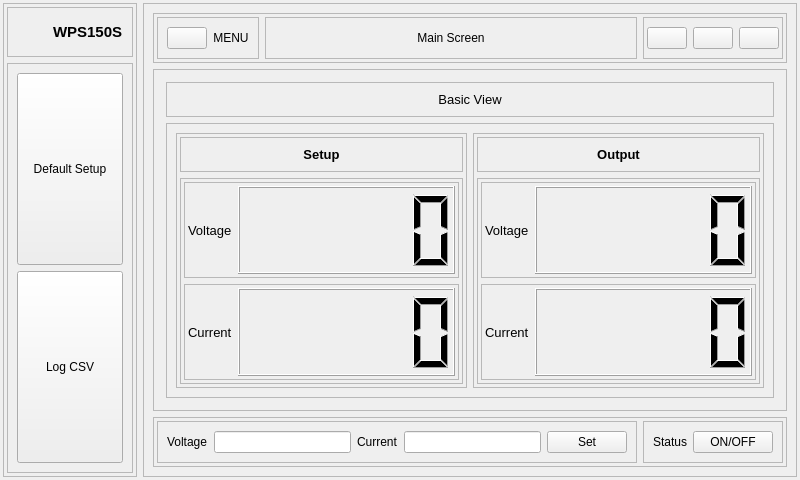
<?xml version="1.0" encoding="UTF-8"?>
<ui version="4.0">
 <class>MainApp</class>
 <widget class="QWidget" name="MainApp">
  <property name="geometry">
   <rect>
    <x>0</x>
    <y>0</y>
    <width>800</width>
    <height>480</height>
   </rect>
  </property>
  <property name="windowTitle">
   <string>Form</string>
  </property>
  <layout class="QHBoxLayout" name="horizontalLayout">
   <property name="leftMargin">
    <number>3</number>
   </property>
   <property name="topMargin">
    <number>3</number>
   </property>
   <property name="rightMargin">
    <number>3</number>
   </property>
   <property name="bottomMargin">
    <number>3</number>
   </property>
   <item>
    <widget class="QFrame" name="leftPanel">
     <property name="frameShape">
      <enum>QFrame::Shape::StyledPanel</enum>
     </property>
     <property name="frameShadow">
      <enum>QFrame::Shadow::Raised</enum>
     </property>
     <layout class="QVBoxLayout" name="verticalLayout">
      <property name="leftMargin">
       <number>3</number>
      </property>
      <property name="topMargin">
       <number>3</number>
      </property>
      <property name="rightMargin">
       <number>3</number>
      </property>
      <property name="bottomMargin">
       <number>3</number>
      </property>
      <item>
       <widget class="QFrame" name="appLogo">
        <property name="frameShape">
         <enum>QFrame::Shape::StyledPanel</enum>
        </property>
        <property name="frameShadow">
         <enum>QFrame::Shadow::Raised</enum>
        </property>
        <layout class="QHBoxLayout" name="horizontalLayout_2">
         <item>
          <widget class="QLabel" name="logo">
           <property name="minimumSize">
            <size>
             <width>30</width>
             <height>30</height>
            </size>
           </property>
           <property name="maximumSize">
            <size>
             <width>30</width>
             <height>30</height>
            </size>
           </property>
           <property name="text">
            <string/>
           </property>
           <property name="pixmap">
            <pixmap resource="resources.qrc">:/icons/solar-linear-icons/magic-stick-3.svg</pixmap>
           </property>
           <property name="scaledContents">
            <bool>true</bool>
           </property>
          </widget>
         </item>
         <item>
          <widget class="QLabel" name="appName">
           <property name="font">
            <font>
             <pointsize>11</pointsize>
             <bold>true</bold>
            </font>
           </property>
           <property name="text">
            <string>WPS150S</string>
           </property>
          </widget>
         </item>
        </layout>
       </widget>
      </item>
      <item>
       <widget class="QFrame" name="setUpPanel">
        <property name="sizePolicy">
         <sizepolicy hsizetype="Preferred" vsizetype="Expanding">
          <horstretch>0</horstretch>
          <verstretch>0</verstretch>
         </sizepolicy>
        </property>
        <property name="frameShape">
         <enum>QFrame::Shape::StyledPanel</enum>
        </property>
        <property name="frameShadow">
         <enum>QFrame::Shadow::Raised</enum>
        </property>
        <layout class="QVBoxLayout" name="verticalLayout_2">
         <item>
          <widget class="QPushButton" name="defaultSetup">
           <property name="sizePolicy">
            <sizepolicy hsizetype="Minimum" vsizetype="Expanding">
             <horstretch>0</horstretch>
             <verstretch>0</verstretch>
            </sizepolicy>
           </property>
           <property name="text">
            <string>Default Setup</string>
           </property>
           <property name="icon">
            <iconset resource="resources.qrc">
             <normaloff>:/icons/solar-linear-icons/restart.svg</normaloff>:/icons/solar-linear-icons/restart.svg</iconset>
           </property>
           <property name="iconSize">
            <size>
             <width>30</width>
             <height>30</height>
            </size>
           </property>
          </widget>
         </item>
         <item>
          <widget class="QPushButton" name="logCSV">
           <property name="sizePolicy">
            <sizepolicy hsizetype="Minimum" vsizetype="Expanding">
             <horstretch>0</horstretch>
             <verstretch>0</verstretch>
            </sizepolicy>
           </property>
           <property name="text">
            <string>Log CSV</string>
           </property>
           <property name="icon">
            <iconset resource="resources.qrc">
             <normaloff>:/icons/solar-linear-icons/folder-with-files.svg</normaloff>:/icons/solar-linear-icons/folder-with-files.svg</iconset>
           </property>
           <property name="iconSize">
            <size>
             <width>30</width>
             <height>30</height>
            </size>
           </property>
          </widget>
         </item>
        </layout>
       </widget>
      </item>
     </layout>
    </widget>
   </item>
   <item>
    <widget class="QFrame" name="rightPanel">
     <property name="frameShape">
      <enum>QFrame::Shape::StyledPanel</enum>
     </property>
     <property name="frameShadow">
      <enum>QFrame::Shadow::Raised</enum>
     </property>
     <layout class="QVBoxLayout" name="verticalLayout_3">
      <item>
       <widget class="QFrame" name="optionPanel">
        <property name="frameShape">
         <enum>QFrame::Shape::StyledPanel</enum>
        </property>
        <property name="frameShadow">
         <enum>QFrame::Shadow::Raised</enum>
        </property>
        <layout class="QHBoxLayout" name="horizontalLayout_3">
         <property name="leftMargin">
          <number>3</number>
         </property>
         <property name="topMargin">
          <number>3</number>
         </property>
         <property name="rightMargin">
          <number>3</number>
         </property>
         <property name="bottomMargin">
          <number>3</number>
         </property>
         <item>
          <widget class="QFrame" name="menuPanel">
           <property name="sizePolicy">
            <sizepolicy hsizetype="Minimum" vsizetype="Minimum">
             <horstretch>0</horstretch>
             <verstretch>0</verstretch>
            </sizepolicy>
           </property>
           <property name="frameShape">
            <enum>QFrame::Shape::StyledPanel</enum>
           </property>
           <property name="frameShadow">
            <enum>QFrame::Shadow::Raised</enum>
           </property>
           <layout class="QHBoxLayout" name="horizontalLayout_13">
            <item alignment="Qt::AlignmentFlag::AlignLeft">
             <widget class="QPushButton" name="menuButton">
              <property name="text">
               <string/>
              </property>
              <property name="icon">
               <iconset resource="resources.qrc">
                <normaloff>:/icons/solar-linear-icons/menu-dots-circle.svg</normaloff>:/icons/solar-linear-icons/menu-dots-circle.svg</iconset>
              </property>
             </widget>
            </item>
            <item>
             <widget class="QLabel" name="menuLabel">
              <property name="text">
               <string>MENU</string>
              </property>
              <property name="alignment">
               <set>Qt::AlignmentFlag::AlignCenter</set>
              </property>
             </widget>
            </item>
           </layout>
          </widget>
         </item>
         <item>
          <widget class="QFrame" name="mainScreen">
           <property name="sizePolicy">
            <sizepolicy hsizetype="Expanding" vsizetype="Preferred">
             <horstretch>0</horstretch>
             <verstretch>0</verstretch>
            </sizepolicy>
           </property>
           <property name="frameShape">
            <enum>QFrame::Shape::StyledPanel</enum>
           </property>
           <property name="frameShadow">
            <enum>QFrame::Shadow::Raised</enum>
           </property>
           <layout class="QVBoxLayout" name="verticalLayout_15">
            <item>
             <widget class="QLabel" name="display">
              <property name="text">
               <string>Main Screen</string>
              </property>
              <property name="alignment">
               <set>Qt::AlignmentFlag::AlignCenter</set>
              </property>
             </widget>
            </item>
           </layout>
          </widget>
         </item>
         <item>
          <widget class="QFrame" name="appInterface">
           <property name="frameShape">
            <enum>QFrame::Shape::StyledPanel</enum>
           </property>
           <property name="frameShadow">
            <enum>QFrame::Shadow::Raised</enum>
           </property>
           <layout class="QHBoxLayout" name="horizontalLayout_12">
            <property name="leftMargin">
             <number>3</number>
            </property>
            <property name="topMargin">
             <number>3</number>
            </property>
            <property name="rightMargin">
             <number>3</number>
            </property>
            <property name="bottomMargin">
             <number>3</number>
            </property>
            <item>
             <widget class="QPushButton" name="minimize">
              <property name="text">
               <string/>
              </property>
              <property name="icon">
               <iconset resource="resources.qrc">
                <normaloff>:/icons/solar-linear-icons/minus-circle.svg</normaloff>:/icons/solar-linear-icons/minus-circle.svg</iconset>
              </property>
             </widget>
            </item>
            <item>
             <widget class="QPushButton" name="maximize">
              <property name="text">
               <string/>
              </property>
              <property name="icon">
               <iconset resource="resources.qrc">
                <normaloff>:/icons/solar-linear-icons/circle-top-up.svg</normaloff>:/icons/solar-linear-icons/circle-top-up.svg</iconset>
              </property>
             </widget>
            </item>
            <item>
             <widget class="QPushButton" name="quit">
              <property name="text">
               <string/>
              </property>
              <property name="icon">
               <iconset resource="resources.qrc">
                <normaloff>:/icons/solar-linear-icons/exit.svg</normaloff>:/icons/solar-linear-icons/exit.svg</iconset>
              </property>
             </widget>
            </item>
           </layout>
          </widget>
         </item>
        </layout>
       </widget>
      </item>
      <item>
       <widget class="QFrame" name="mainFrame">
        <property name="frameShape">
         <enum>QFrame::Shape::StyledPanel</enum>
        </property>
        <property name="frameShadow">
         <enum>QFrame::Shadow::Raised</enum>
        </property>
        <layout class="QVBoxLayout" name="verticalLayout_4">
         <property name="leftMargin">
          <number>3</number>
         </property>
         <property name="topMargin">
          <number>3</number>
         </property>
         <property name="rightMargin">
          <number>3</number>
         </property>
         <property name="bottomMargin">
          <number>3</number>
         </property>
         <item>
          <widget class="QStackedWidget" name="stackedWidget">
           <property name="font">
            <font>
             <pointsize>10</pointsize>
            </font>
           </property>
           <property name="currentIndex">
            <number>0</number>
           </property>
           <widget class="QWidget" name="basicView">
            <layout class="QVBoxLayout" name="verticalLayout_5">
             <item alignment="Qt::AlignmentFlag::AlignTop">
              <widget class="QFrame" name="header">
               <property name="frameShape">
                <enum>QFrame::Shape::StyledPanel</enum>
               </property>
               <property name="frameShadow">
                <enum>QFrame::Shadow::Raised</enum>
               </property>
               <layout class="QVBoxLayout" name="verticalLayout_6">
                <item alignment="Qt::AlignmentFlag::AlignTop">
                 <widget class="QLabel" name="basicViewLabel">
                  <property name="text">
                   <string>Basic View</string>
                  </property>
                  <property name="alignment">
                   <set>Qt::AlignmentFlag::AlignCenter</set>
                  </property>
                 </widget>
                </item>
               </layout>
              </widget>
             </item>
             <item>
              <widget class="QFrame" name="displayInfor">
               <property name="sizePolicy">
                <sizepolicy hsizetype="Preferred" vsizetype="Expanding">
                 <horstretch>0</horstretch>
                 <verstretch>0</verstretch>
                </sizepolicy>
               </property>
               <property name="frameShape">
                <enum>QFrame::Shape::StyledPanel</enum>
               </property>
               <property name="frameShadow">
                <enum>QFrame::Shadow::Raised</enum>
               </property>
               <layout class="QHBoxLayout" name="horizontalLayout_6">
                <item>
                 <widget class="QFrame" name="setupInfor">
                  <property name="frameShape">
                   <enum>QFrame::Shape::StyledPanel</enum>
                  </property>
                  <property name="frameShadow">
                   <enum>QFrame::Shadow::Raised</enum>
                  </property>
                  <layout class="QVBoxLayout" name="verticalLayout_9">
                   <property name="leftMargin">
                    <number>3</number>
                   </property>
                   <property name="topMargin">
                    <number>3</number>
                   </property>
                   <property name="rightMargin">
                    <number>3</number>
                   </property>
                   <property name="bottomMargin">
                    <number>3</number>
                   </property>
                   <item>
                    <widget class="QFrame" name="frame_16">
                     <property name="frameShape">
                      <enum>QFrame::Shape::StyledPanel</enum>
                     </property>
                     <property name="frameShadow">
                      <enum>QFrame::Shadow::Raised</enum>
                     </property>
                     <layout class="QVBoxLayout" name="verticalLayout_11">
                      <item alignment="Qt::AlignmentFlag::AlignTop">
                       <widget class="QLabel" name="label_7">
                        <property name="font">
                         <font>
                          <pointsize>10</pointsize>
                          <bold>true</bold>
                         </font>
                        </property>
                        <property name="text">
                         <string>Setup</string>
                        </property>
                        <property name="alignment">
                         <set>Qt::AlignmentFlag::AlignCenter</set>
                        </property>
                       </widget>
                      </item>
                     </layout>
                    </widget>
                   </item>
                   <item>
                    <widget class="QFrame" name="frame_17">
                     <property name="sizePolicy">
                      <sizepolicy hsizetype="Preferred" vsizetype="Expanding">
                       <horstretch>0</horstretch>
                       <verstretch>0</verstretch>
                      </sizepolicy>
                     </property>
                     <property name="frameShape">
                      <enum>QFrame::Shape::StyledPanel</enum>
                     </property>
                     <property name="frameShadow">
                      <enum>QFrame::Shadow::Raised</enum>
                     </property>
                     <layout class="QVBoxLayout" name="verticalLayout_13">
                      <property name="leftMargin">
                       <number>3</number>
                      </property>
                      <property name="topMargin">
                       <number>3</number>
                      </property>
                      <property name="rightMargin">
                       <number>3</number>
                      </property>
                      <property name="bottomMargin">
                       <number>3</number>
                      </property>
                      <item>
                       <widget class="QFrame" name="frame_20">
                        <property name="frameShape">
                         <enum>QFrame::Shape::StyledPanel</enum>
                        </property>
                        <property name="frameShadow">
                         <enum>QFrame::Shadow::Raised</enum>
                        </property>
                        <layout class="QHBoxLayout" name="horizontalLayout_8">
                         <property name="leftMargin">
                          <number>3</number>
                         </property>
                         <property name="topMargin">
                          <number>3</number>
                         </property>
                         <property name="rightMargin">
                          <number>3</number>
                         </property>
                         <property name="bottomMargin">
                          <number>3</number>
                         </property>
                         <item alignment="Qt::AlignmentFlag::AlignLeft">
                          <widget class="QLabel" name="label_10">
                           <property name="text">
                            <string>Voltage</string>
                           </property>
                          </widget>
                         </item>
                         <item>
                          <widget class="QLCDNumber" name="setupVoltageDisplay">
                           <property name="sizePolicy">
                            <sizepolicy hsizetype="Expanding" vsizetype="Minimum">
                             <horstretch>0</horstretch>
                             <verstretch>0</verstretch>
                            </sizepolicy>
                           </property>
                           <property name="smallDecimalPoint">
                            <bool>false</bool>
                           </property>
                           <property name="digitCount">
                            <number>5</number>
                           </property>
                          </widget>
                         </item>
                        </layout>
                       </widget>
                      </item>
                      <item>
                       <widget class="QFrame" name="frame_21">
                        <property name="frameShape">
                         <enum>QFrame::Shape::StyledPanel</enum>
                        </property>
                        <property name="frameShadow">
                         <enum>QFrame::Shadow::Raised</enum>
                        </property>
                        <layout class="QHBoxLayout" name="horizontalLayout_9">
                         <property name="leftMargin">
                          <number>3</number>
                         </property>
                         <property name="topMargin">
                          <number>3</number>
                         </property>
                         <property name="rightMargin">
                          <number>3</number>
                         </property>
                         <property name="bottomMargin">
                          <number>3</number>
                         </property>
                         <item alignment="Qt::AlignmentFlag::AlignLeft">
                          <widget class="QLabel" name="label_11">
                           <property name="text">
                            <string>Current</string>
                           </property>
                          </widget>
                         </item>
                         <item>
                          <widget class="QLCDNumber" name="setupCurrentDisplay">
                           <property name="sizePolicy">
                            <sizepolicy hsizetype="Expanding" vsizetype="Minimum">
                             <horstretch>0</horstretch>
                             <verstretch>0</verstretch>
                            </sizepolicy>
                           </property>
                          </widget>
                         </item>
                        </layout>
                       </widget>
                      </item>
                     </layout>
                    </widget>
                   </item>
                  </layout>
                 </widget>
                </item>
                <item>
                 <widget class="QFrame" name="outputInfor">
                  <property name="frameShape">
                   <enum>QFrame::Shape::StyledPanel</enum>
                  </property>
                  <property name="frameShadow">
                   <enum>QFrame::Shadow::Raised</enum>
                  </property>
                  <layout class="QVBoxLayout" name="verticalLayout_10">
                   <property name="leftMargin">
                    <number>3</number>
                   </property>
                   <property name="topMargin">
                    <number>3</number>
                   </property>
                   <property name="rightMargin">
                    <number>3</number>
                   </property>
                   <property name="bottomMargin">
                    <number>3</number>
                   </property>
                   <item>
                    <widget class="QFrame" name="frame_18">
                     <property name="frameShape">
                      <enum>QFrame::Shape::StyledPanel</enum>
                     </property>
                     <property name="frameShadow">
                      <enum>QFrame::Shadow::Raised</enum>
                     </property>
                     <layout class="QVBoxLayout" name="verticalLayout_12">
                      <item alignment="Qt::AlignmentFlag::AlignTop">
                       <widget class="QLabel" name="label_8">
                        <property name="font">
                         <font>
                          <pointsize>10</pointsize>
                          <bold>true</bold>
                         </font>
                        </property>
                        <property name="text">
                         <string>Output</string>
                        </property>
                        <property name="alignment">
                         <set>Qt::AlignmentFlag::AlignCenter</set>
                        </property>
                       </widget>
                      </item>
                     </layout>
                    </widget>
                   </item>
                   <item>
                    <widget class="QFrame" name="frame_19">
                     <property name="sizePolicy">
                      <sizepolicy hsizetype="Preferred" vsizetype="Expanding">
                       <horstretch>0</horstretch>
                       <verstretch>0</verstretch>
                      </sizepolicy>
                     </property>
                     <property name="frameShape">
                      <enum>QFrame::Shape::StyledPanel</enum>
                     </property>
                     <property name="frameShadow">
                      <enum>QFrame::Shadow::Raised</enum>
                     </property>
                     <layout class="QVBoxLayout" name="verticalLayout_14">
                      <property name="leftMargin">
                       <number>3</number>
                      </property>
                      <property name="topMargin">
                       <number>3</number>
                      </property>
                      <property name="rightMargin">
                       <number>3</number>
                      </property>
                      <property name="bottomMargin">
                       <number>3</number>
                      </property>
                      <item>
                       <widget class="QFrame" name="frame_22">
                        <property name="frameShape">
                         <enum>QFrame::Shape::StyledPanel</enum>
                        </property>
                        <property name="frameShadow">
                         <enum>QFrame::Shadow::Raised</enum>
                        </property>
                        <layout class="QHBoxLayout" name="horizontalLayout_11">
                         <property name="leftMargin">
                          <number>3</number>
                         </property>
                         <property name="topMargin">
                          <number>3</number>
                         </property>
                         <property name="rightMargin">
                          <number>3</number>
                         </property>
                         <property name="bottomMargin">
                          <number>3</number>
                         </property>
                         <item alignment="Qt::AlignmentFlag::AlignLeft">
                          <widget class="QLabel" name="label_12">
                           <property name="text">
                            <string>Voltage</string>
                           </property>
                          </widget>
                         </item>
                         <item>
                          <widget class="QLCDNumber" name="outputVoltageDisplay">
                           <property name="sizePolicy">
                            <sizepolicy hsizetype="Expanding" vsizetype="Minimum">
                             <horstretch>0</horstretch>
                             <verstretch>0</verstretch>
                            </sizepolicy>
                           </property>
                          </widget>
                         </item>
                        </layout>
                       </widget>
                      </item>
                      <item>
                       <widget class="QFrame" name="frame_23">
                        <property name="frameShape">
                         <enum>QFrame::Shape::StyledPanel</enum>
                        </property>
                        <property name="frameShadow">
                         <enum>QFrame::Shadow::Raised</enum>
                        </property>
                        <layout class="QHBoxLayout" name="horizontalLayout_10">
                         <property name="leftMargin">
                          <number>3</number>
                         </property>
                         <property name="topMargin">
                          <number>3</number>
                         </property>
                         <property name="rightMargin">
                          <number>3</number>
                         </property>
                         <property name="bottomMargin">
                          <number>3</number>
                         </property>
                         <item alignment="Qt::AlignmentFlag::AlignLeft">
                          <widget class="QLabel" name="label_13">
                           <property name="text">
                            <string>Current</string>
                           </property>
                          </widget>
                         </item>
                         <item>
                          <widget class="QLCDNumber" name="outputCurrentDisplay">
                           <property name="sizePolicy">
                            <sizepolicy hsizetype="Expanding" vsizetype="Minimum">
                             <horstretch>0</horstretch>
                             <verstretch>0</verstretch>
                            </sizepolicy>
                           </property>
                          </widget>
                         </item>
                        </layout>
                       </widget>
                      </item>
                     </layout>
                    </widget>
                   </item>
                  </layout>
                 </widget>
                </item>
               </layout>
              </widget>
             </item>
            </layout>
           </widget>
           <widget class="QWidget" name="page_2">
            <layout class="QVBoxLayout" name="verticalLayout_7">
             <item>
              <widget class="QFrame" name="frame_12">
               <property name="frameShape">
                <enum>QFrame::Shape::StyledPanel</enum>
               </property>
               <property name="frameShadow">
                <enum>QFrame::Shadow::Raised</enum>
               </property>
               <layout class="QVBoxLayout" name="verticalLayout_8">
                <item alignment="Qt::AlignmentFlag::AlignTop">
                 <widget class="QLabel" name="label_6">
                  <property name="text">
                   <string>Graph View</string>
                  </property>
                  <property name="alignment">
                   <set>Qt::AlignmentFlag::AlignCenter</set>
                  </property>
                 </widget>
                </item>
               </layout>
              </widget>
             </item>
             <item>
              <widget class="QFrame" name="frame_13">
               <property name="sizePolicy">
                <sizepolicy hsizetype="Preferred" vsizetype="Expanding">
                 <horstretch>0</horstretch>
                 <verstretch>0</verstretch>
                </sizepolicy>
               </property>
               <property name="frameShape">
                <enum>QFrame::Shape::StyledPanel</enum>
               </property>
               <property name="frameShadow">
                <enum>QFrame::Shadow::Raised</enum>
               </property>
              </widget>
             </item>
            </layout>
           </widget>
          </widget>
         </item>
        </layout>
       </widget>
      </item>
      <item>
       <widget class="QFrame" name="basicSetup">
        <property name="frameShape">
         <enum>QFrame::Shape::StyledPanel</enum>
        </property>
        <property name="frameShadow">
         <enum>QFrame::Shadow::Raised</enum>
        </property>
        <layout class="QHBoxLayout" name="horizontalLayout_4">
         <property name="leftMargin">
          <number>3</number>
         </property>
         <property name="topMargin">
          <number>3</number>
         </property>
         <property name="rightMargin">
          <number>3</number>
         </property>
         <property name="bottomMargin">
          <number>3</number>
         </property>
         <item>
          <widget class="QFrame" name="setup">
           <property name="frameShape">
            <enum>QFrame::Shape::StyledPanel</enum>
           </property>
           <property name="frameShadow">
            <enum>QFrame::Shadow::Raised</enum>
           </property>
           <layout class="QHBoxLayout" name="horizontalLayout_5">
            <item>
             <widget class="QLabel" name="setupVoltageLabel">
              <property name="text">
               <string>Voltage</string>
              </property>
             </widget>
            </item>
            <item>
             <widget class="QLineEdit" name="setupVoltageInput"/>
            </item>
            <item>
             <widget class="QLabel" name="setupCurrentLabel">
              <property name="text">
               <string>Current</string>
              </property>
             </widget>
            </item>
            <item>
             <widget class="QLineEdit" name="setupCurrentInput"/>
            </item>
            <item>
             <widget class="QPushButton" name="setupButton">
              <property name="text">
               <string>Set</string>
              </property>
             </widget>
            </item>
           </layout>
          </widget>
         </item>
         <item>
          <widget class="QFrame" name="outPutControl">
           <property name="frameShape">
            <enum>QFrame::Shape::StyledPanel</enum>
           </property>
           <property name="frameShadow">
            <enum>QFrame::Shadow::Raised</enum>
           </property>
           <layout class="QHBoxLayout" name="horizontalLayout_7">
            <item>
             <widget class="QLabel" name="outPutStatus">
              <property name="text">
               <string>Status</string>
              </property>
             </widget>
            </item>
            <item>
             <widget class="QPushButton" name="outPutButton">
              <property name="text">
               <string>ON/OFF</string>
              </property>
             </widget>
            </item>
           </layout>
          </widget>
         </item>
        </layout>
       </widget>
      </item>
     </layout>
    </widget>
   </item>
  </layout>
 </widget>
 <resources>
  <include location="resources.qrc"/>
 </resources>
 <connections/>
</ui>
